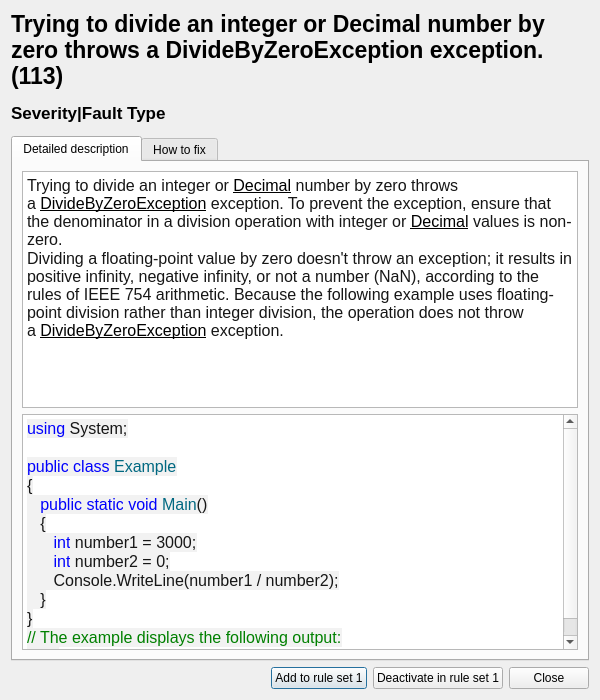
<?xml version="1.0" encoding="UTF-8"?>
<ui version="4.0">
 <class>RuleDescriptDialog</class>
 <widget class="QDialog" name="RuleDescriptDialog">
  <property name="geometry">
   <rect>
    <x>0</x>
    <y>0</y>
    <width>600</width>
    <height>700</height>
   </rect>
  </property>
  <property name="sizePolicy">
   <sizepolicy hsizetype="MinimumExpanding" vsizetype="MinimumExpanding">
    <horstretch>0</horstretch>
    <verstretch>0</verstretch>
   </sizepolicy>
  </property>
  <property name="minimumSize">
   <size>
    <width>600</width>
    <height>700</height>
   </size>
  </property>
  <property name="windowTitle">
   <string>Property Rule Description</string>
  </property>
  <layout class="QVBoxLayout" name="verticalLayout_4">
   <item>
    <layout class="QVBoxLayout" name="verticalLayout_3" stretch="0,1,15">
     <item>
      <widget class="QLabel" name="labelHeader">
       <property name="font">
        <font>
         <family>Arial</family>
         <pointsize>17</pointsize>
         <weight>75</weight>
         <bold>true</bold>
        </font>
       </property>
       <property name="text">
        <string>Trying to divide an integer or Decimal number by zero throws a DivideByZeroException exception. (113)</string>
       </property>
       <property name="wordWrap">
        <bool>true</bool>
       </property>
      </widget>
     </item>
     <item>
      <widget class="QLabel" name="labelRating">
       <property name="font">
        <font>
         <pointsize>13</pointsize>
         <weight>75</weight>
         <bold>true</bold>
        </font>
       </property>
       <property name="text">
        <string>Severity|Fault Type</string>
       </property>
       <property name="textFormat">
        <enum>Qt::AutoText</enum>
       </property>
       <property name="scaledContents">
        <bool>false</bool>
       </property>
      </widget>
     </item>
     <item>
      <widget class="QTabWidget" name="tabWidget">
       <property name="currentIndex">
        <number>0</number>
       </property>
       <widget class="QWidget" name="tabDescription">
        <attribute name="title">
         <string>Detailed description</string>
        </attribute>
        <layout class="QGridLayout" name="gridLayout_2">
         <item row="0" column="0">
          <layout class="QVBoxLayout" name="verticalLayout_2">
           <item>
            <widget class="QTextBrowser" name="textBrowser_2">
             <property name="contextMenuPolicy">
              <enum>Qt::DefaultContextMenu</enum>
             </property>
             <property name="autoFillBackground">
              <bool>false</bool>
             </property>
             <property name="verticalScrollBarPolicy">
              <enum>Qt::ScrollBarAlwaysOff</enum>
             </property>
             <property name="horizontalScrollBarPolicy">
              <enum>Qt::ScrollBarAsNeeded</enum>
             </property>
             <property name="sizeAdjustPolicy">
              <enum>QAbstractScrollArea::AdjustToContentsOnFirstShow</enum>
             </property>
             <property name="html">
              <string>&lt;!DOCTYPE HTML PUBLIC &quot;-//W3C//DTD HTML 4.0//EN&quot; &quot;http://www.w3.org/TR/REC-html40/strict.dtd&quot;&gt;
&lt;html&gt;&lt;head&gt;&lt;meta name=&quot;qrichtext&quot; content=&quot;1&quot; /&gt;&lt;style type=&quot;text/css&quot;&gt;
p, li { white-space: pre-wrap; }
&lt;/style&gt;&lt;/head&gt;&lt;body style=&quot; font-family:'SimSun'; font-size:9pt; font-weight:400; font-style:normal;&quot;&gt;
&lt;p style=&quot; margin-top:0px; margin-bottom:0px; margin-left:0px; margin-right:0px; -qt-block-indent:0; text-indent:0px;&quot;&gt;&lt;span style=&quot; font-family:'Segoe UI,SegoeUI,Helvetica Neue,Helvetica,Arial,sans-serif'; font-size:12pt; color:#161616; background-color:#ffffff;&quot;&gt;Trying to divide an integer or&lt;/span&gt;&lt;span style=&quot; font-family:'Segoe UI,SegoeUI,Helvetica Neue,Helvetica,Arial,sans-serif'; font-size:12pt; color:#161616;&quot;&gt; &lt;/span&gt;&lt;a href=&quot;https://learn.microsoft.com/en-us/dotnet/api/system.decimal?view=net-8.0&quot;&gt;&lt;span style=&quot; font-family:'Segoe UI,SegoeUI,Helvetica Neue,Helvetica,Arial,sans-serif'; font-size:12pt; text-decoration: underline; color:#000000; background-color:transparent;&quot;&gt;Decimal&lt;/span&gt;&lt;/a&gt;&lt;span style=&quot; font-family:'Segoe UI,SegoeUI,Helvetica Neue,Helvetica,Arial,sans-serif'; font-size:12pt; color:#161616;&quot;&gt; number by zero throws a &lt;/span&gt;&lt;a href=&quot;https://learn.microsoft.com/en-us/dotnet/api/system.dividebyzeroexception?view=net-8.0&quot;&gt;&lt;span style=&quot; font-family:'Segoe UI,SegoeUI,Helvetica Neue,Helvetica,Arial,sans-serif'; font-size:12pt; text-decoration: underline; color:#000000; background-color:transparent;&quot;&gt;DivideByZeroException&lt;/span&gt;&lt;/a&gt;&lt;span style=&quot; font-family:'Segoe UI,SegoeUI,Helvetica Neue,Helvetica,Arial,sans-serif'; font-size:12pt; color:#161616;&quot;&gt; exception. To prevent the exception, ensure that the denominator in a division operation with integer or &lt;/span&gt;&lt;a href=&quot;https://learn.microsoft.com/en-us/dotnet/api/system.decimal?view=net-8.0&quot;&gt;&lt;span style=&quot; font-family:'Segoe UI,SegoeUI,Helvetica Neue,Helvetica,Arial,sans-serif'; font-size:12pt; text-decoration: underline; color:#000000; background-color:transparent;&quot;&gt;Decimal&lt;/span&gt;&lt;/a&gt;&lt;span style=&quot; font-family:'Segoe UI,SegoeUI,Helvetica Neue,Helvetica,Arial,sans-serif'; font-size:12pt; color:#161616;&quot;&gt; values is non-zero.&lt;/span&gt;&lt;/p&gt;
&lt;p style=&quot; margin-top:0px; margin-bottom:0px; margin-left:0px; margin-right:0px; -qt-block-indent:0; text-indent:0px; background-color:#ffffff;&quot;&gt;&lt;span style=&quot; font-family:'Segoe UI,SegoeUI,Helvetica Neue,Helvetica,Arial,sans-serif'; font-size:12pt; color:#161616; background-color:#ffffff;&quot;&gt;Dividing a floating-point value by zero doesn't throw an exception; it results in positive infinity, negative infinity, or not a number (NaN), according to the rules of IEEE 754 arithmetic. Because the following example uses floating-point division rather than integer division, the operation does not throw a&lt;/span&gt;&lt;span style=&quot; font-family:'Segoe UI,SegoeUI,Helvetica Neue,Helvetica,Arial,sans-serif'; font-size:12pt; color:#161616;&quot;&gt; &lt;/span&gt;&lt;a href=&quot;https://learn.microsoft.com/en-us/dotnet/api/system.dividebyzeroexception?view=net-8.0&quot;&gt;&lt;span style=&quot; font-family:'Segoe UI,SegoeUI,Helvetica Neue,Helvetica,Arial,sans-serif'; font-size:12pt; text-decoration: underline; color:#000000; background-color:transparent;&quot;&gt;DivideByZeroException&lt;/span&gt;&lt;/a&gt;&lt;span style=&quot; font-family:'Segoe UI,SegoeUI,Helvetica Neue,Helvetica,Arial,sans-serif'; font-size:12pt; color:#161616;&quot;&gt; exception.&lt;/span&gt;&lt;/p&gt;&lt;/body&gt;&lt;/html&gt;</string>
             </property>
            </widget>
           </item>
           <item>
            <widget class="QTextEdit" name="textEdit_2">
             <property name="html">
              <string>&lt;!DOCTYPE HTML PUBLIC &quot;-//W3C//DTD HTML 4.0//EN&quot; &quot;http://www.w3.org/TR/REC-html40/strict.dtd&quot;&gt;
&lt;html&gt;&lt;head&gt;&lt;meta name=&quot;qrichtext&quot; content=&quot;1&quot; /&gt;&lt;style type=&quot;text/css&quot;&gt;
p, li { white-space: pre-wrap; }
&lt;/style&gt;&lt;/head&gt;&lt;body style=&quot; font-family:'SimSun'; font-size:9pt; font-weight:400; font-style:normal;&quot;&gt;
&lt;p style=&quot; margin-top:0px; margin-bottom:0px; margin-left:0px; margin-right:0px; -qt-block-indent:0; text-indent:0px;&quot;&gt;&lt;span style=&quot; font-family:'SFMono-Regular,Consolas,Liberation Mono,Menlo,Courier,monospace'; font-size:12pt; color:#0101fd; background-color:#f2f2f2;&quot;&gt;using&lt;/span&gt;&lt;span style=&quot; font-family:'SFMono-Regular,Consolas,Liberation Mono,Menlo,Courier,monospace'; font-size:12pt; color:#161616; background-color:#f2f2f2;&quot;&gt; System;&lt;/span&gt;&lt;/p&gt;
&lt;p style=&quot;-qt-paragraph-type:empty; margin-top:0px; margin-bottom:0px; margin-left:0px; margin-right:0px; -qt-block-indent:0; text-indent:0px; font-family:'SFMono-Regular,Consolas,Liberation Mono,Menlo,Courier,monospace'; font-size:12pt; color:#161616;&quot;&gt;&lt;br /&gt;&lt;/p&gt;
&lt;p style=&quot; margin-top:0px; margin-bottom:0px; margin-left:0px; margin-right:0px; -qt-block-indent:0; text-indent:0px;&quot;&gt;&lt;span style=&quot; font-family:'SFMono-Regular,Consolas,Liberation Mono,Menlo,Courier,monospace'; font-size:12pt; color:#0101fd; background-color:#f2f2f2;&quot;&gt;public&lt;/span&gt;&lt;span style=&quot; font-family:'SFMono-Regular,Consolas,Liberation Mono,Menlo,Courier,monospace'; font-size:12pt; color:#161616; background-color:#f2f2f2;&quot;&gt; &lt;/span&gt;&lt;span style=&quot; font-family:'SFMono-Regular,Consolas,Liberation Mono,Menlo,Courier,monospace'; font-size:12pt; color:#0101fd; background-color:#f2f2f2;&quot;&gt;class&lt;/span&gt;&lt;span style=&quot; font-family:'SFMono-Regular,Consolas,Liberation Mono,Menlo,Courier,monospace'; font-size:12pt; color:#161616; background-color:#f2f2f2;&quot;&gt; &lt;/span&gt;&lt;span style=&quot; font-family:'SFMono-Regular,Consolas,Liberation Mono,Menlo,Courier,monospace'; font-size:12pt; color:#006881; background-color:#f2f2f2;&quot;&gt;Example&lt;/span&gt;&lt;/p&gt;
&lt;p style=&quot; margin-top:0px; margin-bottom:0px; margin-left:0px; margin-right:0px; -qt-block-indent:0; text-indent:0px;&quot;&gt;&lt;span style=&quot; font-family:'SFMono-Regular,Consolas,Liberation Mono,Menlo,Courier,monospace'; font-size:12pt; color:#161616; background-color:#f2f2f2;&quot;&gt;{&lt;/span&gt;&lt;/p&gt;
&lt;p style=&quot; margin-top:0px; margin-bottom:0px; margin-left:0px; margin-right:0px; -qt-block-indent:0; text-indent:0px;&quot;&gt;&lt;span style=&quot; font-family:'SFMono-Regular,Consolas,Liberation Mono,Menlo,Courier,monospace'; font-size:12pt; color:#161616; background-color:#f2f2f2;&quot;&gt;   &lt;/span&gt;&lt;span style=&quot; font-family:'SFMono-Regular,Consolas,Liberation Mono,Menlo,Courier,monospace'; font-size:12pt; color:#0101fd; background-color:#f2f2f2;&quot;&gt;public&lt;/span&gt;&lt;span style=&quot; font-family:'SFMono-Regular,Consolas,Liberation Mono,Menlo,Courier,monospace'; font-size:12pt; color:#161616; background-color:#f2f2f2;&quot;&gt; &lt;/span&gt;&lt;span style=&quot; font-family:'SFMono-Regular,Consolas,Liberation Mono,Menlo,Courier,monospace'; font-size:12pt; color:#0101fd; background-color:#f2f2f2;&quot;&gt;static&lt;/span&gt;&lt;span style=&quot; font-family:'SFMono-Regular,Consolas,Liberation Mono,Menlo,Courier,monospace'; font-size:12pt; color:#161616; background-color:#f2f2f2;&quot;&gt; &lt;/span&gt;&lt;span style=&quot; font-family:'SFMono-Regular,Consolas,Liberation Mono,Menlo,Courier,monospace'; font-size:12pt; color:#0101fd; background-color:#f2f2f2;&quot;&gt;void&lt;/span&gt;&lt;span style=&quot; font-family:'SFMono-Regular,Consolas,Liberation Mono,Menlo,Courier,monospace'; font-size:12pt; color:#161616; background-color:#f2f2f2;&quot;&gt; &lt;/span&gt;&lt;span style=&quot; font-family:'SFMono-Regular,Consolas,Liberation Mono,Menlo,Courier,monospace'; font-size:12pt; color:#006881; background-color:#f2f2f2;&quot;&gt;Main&lt;/span&gt;&lt;span style=&quot; font-family:'SFMono-Regular,Consolas,Liberation Mono,Menlo,Courier,monospace'; font-size:12pt; color:#161616; background-color:#f2f2f2;&quot;&gt;()&lt;/span&gt;&lt;/p&gt;
&lt;p style=&quot; margin-top:0px; margin-bottom:0px; margin-left:0px; margin-right:0px; -qt-block-indent:0; text-indent:0px;&quot;&gt;&lt;span style=&quot; font-family:'SFMono-Regular,Consolas,Liberation Mono,Menlo,Courier,monospace'; font-size:12pt; color:#161616; background-color:#f2f2f2;&quot;&gt;   {&lt;/span&gt;&lt;/p&gt;
&lt;p style=&quot; margin-top:0px; margin-bottom:0px; margin-left:0px; margin-right:0px; -qt-block-indent:0; text-indent:0px;&quot;&gt;&lt;span style=&quot; font-family:'SFMono-Regular,Consolas,Liberation Mono,Menlo,Courier,monospace'; font-size:12pt; color:#161616; background-color:#f2f2f2;&quot;&gt;      &lt;/span&gt;&lt;span style=&quot; font-family:'SFMono-Regular,Consolas,Liberation Mono,Menlo,Courier,monospace'; font-size:12pt; color:#0101fd; background-color:#f2f2f2;&quot;&gt;int&lt;/span&gt;&lt;span style=&quot; font-family:'SFMono-Regular,Consolas,Liberation Mono,Menlo,Courier,monospace'; font-size:12pt; color:#161616; background-color:#f2f2f2;&quot;&gt; number1 = 3000;&lt;/span&gt;&lt;/p&gt;
&lt;p style=&quot; margin-top:0px; margin-bottom:0px; margin-left:0px; margin-right:0px; -qt-block-indent:0; text-indent:0px;&quot;&gt;&lt;span style=&quot; font-family:'SFMono-Regular,Consolas,Liberation Mono,Menlo,Courier,monospace'; font-size:12pt; color:#161616; background-color:#f2f2f2;&quot;&gt;      &lt;/span&gt;&lt;span style=&quot; font-family:'SFMono-Regular,Consolas,Liberation Mono,Menlo,Courier,monospace'; font-size:12pt; color:#0101fd; background-color:#f2f2f2;&quot;&gt;int&lt;/span&gt;&lt;span style=&quot; font-family:'SFMono-Regular,Consolas,Liberation Mono,Menlo,Courier,monospace'; font-size:12pt; color:#161616; background-color:#f2f2f2;&quot;&gt; number2 = 0;&lt;/span&gt;&lt;/p&gt;
&lt;p style=&quot; margin-top:0px; margin-bottom:0px; margin-left:0px; margin-right:0px; -qt-block-indent:0; text-indent:0px;&quot;&gt;&lt;span style=&quot; font-family:'SFMono-Regular,Consolas,Liberation Mono,Menlo,Courier,monospace'; font-size:12pt; color:#161616; background-color:#f2f2f2;&quot;&gt;      Console.WriteLine(number1 / number2);&lt;/span&gt;&lt;/p&gt;
&lt;p style=&quot; margin-top:0px; margin-bottom:0px; margin-left:0px; margin-right:0px; -qt-block-indent:0; text-indent:0px;&quot;&gt;&lt;span style=&quot; font-family:'SFMono-Regular,Consolas,Liberation Mono,Menlo,Courier,monospace'; font-size:12pt; color:#161616; background-color:#f2f2f2;&quot;&gt;   }&lt;/span&gt;&lt;/p&gt;
&lt;p style=&quot; margin-top:0px; margin-bottom:0px; margin-left:0px; margin-right:0px; -qt-block-indent:0; text-indent:0px;&quot;&gt;&lt;span style=&quot; font-family:'SFMono-Regular,Consolas,Liberation Mono,Menlo,Courier,monospace'; font-size:12pt; color:#161616; background-color:#f2f2f2;&quot;&gt;}&lt;/span&gt;&lt;/p&gt;
&lt;p style=&quot; margin-top:0px; margin-bottom:0px; margin-left:0px; margin-right:0px; -qt-block-indent:0; text-indent:0px;&quot;&gt;&lt;span style=&quot; font-family:'SFMono-Regular,Consolas,Liberation Mono,Menlo,Courier,monospace'; font-size:12pt; color:#008000; background-color:#f2f2f2;&quot;&gt;// The example displays the following output:&lt;/span&gt;&lt;/p&gt;
&lt;p style=&quot; margin-top:0px; margin-bottom:0px; margin-left:0px; margin-right:0px; -qt-block-indent:0; text-indent:0px;&quot;&gt;&lt;span style=&quot; font-family:'SFMono-Regular,Consolas,Liberation Mono,Menlo,Courier,monospace'; font-size:12pt; color:#008000; background-color:#f2f2f2;&quot;&gt;//     &lt;/span&gt;&lt;/p&gt;&lt;/body&gt;&lt;/html&gt;</string>
             </property>
            </widget>
           </item>
          </layout>
         </item>
        </layout>
       </widget>
       <widget class="QWidget" name="tabFix">
        <attribute name="title">
         <string>How to fix</string>
        </attribute>
        <layout class="QGridLayout" name="gridLayout">
         <item row="0" column="0">
          <layout class="QVBoxLayout" name="verticalLayout">
           <item>
            <widget class="QTextBrowser" name="textBrowser_3">
             <property name="verticalScrollBarPolicy">
              <enum>Qt::ScrollBarAlwaysOff</enum>
             </property>
             <property name="horizontalScrollBarPolicy">
              <enum>Qt::ScrollBarAlwaysOff</enum>
             </property>
             <property name="sizeAdjustPolicy">
              <enum>QAbstractScrollArea::AdjustToContents</enum>
             </property>
             <property name="html">
              <string>&lt;!DOCTYPE HTML PUBLIC &quot;-//W3C//DTD HTML 4.0//EN&quot; &quot;http://www.w3.org/TR/REC-html40/strict.dtd&quot;&gt;
&lt;html&gt;&lt;head&gt;&lt;meta name=&quot;qrichtext&quot; content=&quot;1&quot; /&gt;&lt;style type=&quot;text/css&quot;&gt;
p, li { white-space: pre-wrap; }
&lt;/style&gt;&lt;/head&gt;&lt;body style=&quot; font-family:'SimSun'; font-size:9pt; font-weight:400; font-style:normal;&quot;&gt;
&lt;p style=&quot; margin-top:0px; margin-bottom:0px; margin-left:0px; margin-right:0px; -qt-block-indent:0; text-indent:0px; background-color:#ffffff;&quot;&gt;&lt;span style=&quot; font-family:'Segoe UI,SegoeUI,Helvetica Neue,Helvetica,Arial,sans-serif'; font-size:12pt; color:#161616; background-color:#ffffff;&quot;&gt;Trying to divide an integer or&lt;/span&gt;&lt;span style=&quot; font-family:'Segoe UI,SegoeUI,Helvetica Neue,Helvetica,Arial,sans-serif'; font-size:12pt; color:#161616;&quot;&gt; &lt;/span&gt;&lt;a href=&quot;https://learn.microsoft.com/en-us/dotnet/api/system.decimal?view=net-8.0&quot;&gt;&lt;span style=&quot; font-family:'Segoe UI,SegoeUI,Helvetica Neue,Helvetica,Arial,sans-serif'; font-size:12pt; text-decoration: underline; color:#000000; background-color:transparent;&quot;&gt;Decimal&lt;/span&gt;&lt;/a&gt;&lt;span style=&quot; font-family:'Segoe UI,SegoeUI,Helvetica Neue,Helvetica,Arial,sans-serif'; font-size:12pt; color:#161616;&quot;&gt; number by zero throws a &lt;/span&gt;&lt;a href=&quot;https://learn.microsoft.com/en-us/dotnet/api/system.dividebyzeroexception?view=net-8.0&quot;&gt;&lt;span style=&quot; font-family:'Segoe UI,SegoeUI,Helvetica Neue,Helvetica,Arial,sans-serif'; font-size:12pt; text-decoration: underline; color:#000000; background-color:transparent;&quot;&gt;DivideByZeroException&lt;/span&gt;&lt;/a&gt;&lt;span style=&quot; font-family:'Segoe UI,SegoeUI,Helvetica Neue,Helvetica,Arial,sans-serif'; font-size:12pt; color:#161616;&quot;&gt; exception. To prevent the exception, ensure that the denominator in a division operation with integer or &lt;/span&gt;&lt;a href=&quot;https://learn.microsoft.com/en-us/dotnet/api/system.decimal?view=net-8.0&quot;&gt;&lt;span style=&quot; font-family:'Segoe UI,SegoeUI,Helvetica Neue,Helvetica,Arial,sans-serif'; font-size:12pt; text-decoration: underline; color:#000000; background-color:transparent;&quot;&gt;Decimal&lt;/span&gt;&lt;/a&gt;&lt;span style=&quot; font-family:'Segoe UI,SegoeUI,Helvetica Neue,Helvetica,Arial,sans-serif'; font-size:12pt; color:#161616;&quot;&gt; values is non-zero.&lt;/span&gt;&lt;/p&gt;
&lt;p style=&quot; margin-top:0px; margin-bottom:0px; margin-left:0px; margin-right:0px; -qt-block-indent:0; text-indent:0px; background-color:#ffffff;&quot;&gt;&lt;span style=&quot; font-family:'Segoe UI,SegoeUI,Helvetica Neue,Helvetica,Arial,sans-serif'; font-size:12pt; color:#161616; background-color:#ffffff;&quot;&gt;Dividing a floating-point value by zero doesn't throw an exception; it results in positive infinity, negative infinity, or not a number (NaN), according to the rules of IEEE 754 arithmetic. Because the following example uses floating-point division rather than integer division, the operation does not throw a&lt;/span&gt;&lt;span style=&quot; font-family:'Segoe UI,SegoeUI,Helvetica Neue,Helvetica,Arial,sans-serif'; font-size:12pt; color:#161616;&quot;&gt; &lt;/span&gt;&lt;a href=&quot;https://learn.microsoft.com/en-us/dotnet/api/system.dividebyzeroexception?view=net-8.0&quot;&gt;&lt;span style=&quot; font-family:'Segoe UI,SegoeUI,Helvetica Neue,Helvetica,Arial,sans-serif'; font-size:12pt; text-decoration: underline; color:#000000; background-color:transparent;&quot;&gt;DivideByZeroException&lt;/span&gt;&lt;/a&gt;&lt;span style=&quot; font-family:'Segoe UI,SegoeUI,Helvetica Neue,Helvetica,Arial,sans-serif'; font-size:12pt; color:#161616;&quot;&gt; exception.&lt;/span&gt;&lt;/p&gt;&lt;/body&gt;&lt;/html&gt;</string>
             </property>
            </widget>
           </item>
           <item>
            <widget class="QTextEdit" name="textEdit">
             <property name="readOnly">
              <bool>true</bool>
             </property>
             <property name="html">
              <string>&lt;!DOCTYPE HTML PUBLIC &quot;-//W3C//DTD HTML 4.0//EN&quot; &quot;http://www.w3.org/TR/REC-html40/strict.dtd&quot;&gt;
&lt;html&gt;&lt;head&gt;&lt;meta name=&quot;qrichtext&quot; content=&quot;1&quot; /&gt;&lt;style type=&quot;text/css&quot;&gt;
p, li { white-space: pre-wrap; }
&lt;/style&gt;&lt;/head&gt;&lt;body style=&quot; font-family:'SimSun'; font-size:9pt; font-weight:400; font-style:normal;&quot;&gt;
&lt;p style=&quot; margin-top:0px; margin-bottom:0px; margin-left:0px; margin-right:0px; -qt-block-indent:0; text-indent:0px;&quot;&gt;&lt;span style=&quot; font-family:'SFMono-Regular,Consolas,Liberation Mono,Menlo,Courier,monospace'; font-size:12pt; color:#0101fd; background-color:#f2f2f2;&quot;&gt;using&lt;/span&gt;&lt;span style=&quot; font-family:'SFMono-Regular,Consolas,Liberation Mono,Menlo,Courier,monospace'; font-size:12pt; color:#161616; background-color:#f2f2f2;&quot;&gt; System;&lt;/span&gt;&lt;/p&gt;
&lt;p style=&quot;-qt-paragraph-type:empty; margin-top:0px; margin-bottom:0px; margin-left:0px; margin-right:0px; -qt-block-indent:0; text-indent:0px; font-family:'SFMono-Regular,Consolas,Liberation Mono,Menlo,Courier,monospace'; font-size:12pt; color:#161616;&quot;&gt;&lt;br /&gt;&lt;/p&gt;
&lt;p style=&quot; margin-top:0px; margin-bottom:0px; margin-left:0px; margin-right:0px; -qt-block-indent:0; text-indent:0px;&quot;&gt;&lt;span style=&quot; font-family:'SFMono-Regular,Consolas,Liberation Mono,Menlo,Courier,monospace'; font-size:12pt; color:#0101fd; background-color:#f2f2f2;&quot;&gt;public&lt;/span&gt;&lt;span style=&quot; font-family:'SFMono-Regular,Consolas,Liberation Mono,Menlo,Courier,monospace'; font-size:12pt; color:#161616; background-color:#f2f2f2;&quot;&gt; &lt;/span&gt;&lt;span style=&quot; font-family:'SFMono-Regular,Consolas,Liberation Mono,Menlo,Courier,monospace'; font-size:12pt; color:#0101fd; background-color:#f2f2f2;&quot;&gt;class&lt;/span&gt;&lt;span style=&quot; font-family:'SFMono-Regular,Consolas,Liberation Mono,Menlo,Courier,monospace'; font-size:12pt; color:#161616; background-color:#f2f2f2;&quot;&gt; &lt;/span&gt;&lt;span style=&quot; font-family:'SFMono-Regular,Consolas,Liberation Mono,Menlo,Courier,monospace'; font-size:12pt; color:#006881; background-color:#f2f2f2;&quot;&gt;Example&lt;/span&gt;&lt;/p&gt;
&lt;p style=&quot; margin-top:0px; margin-bottom:0px; margin-left:0px; margin-right:0px; -qt-block-indent:0; text-indent:0px;&quot;&gt;&lt;span style=&quot; font-family:'SFMono-Regular,Consolas,Liberation Mono,Menlo,Courier,monospace'; font-size:12pt; color:#161616; background-color:#f2f2f2;&quot;&gt;{&lt;/span&gt;&lt;/p&gt;
&lt;p style=&quot; margin-top:0px; margin-bottom:0px; margin-left:0px; margin-right:0px; -qt-block-indent:0; text-indent:0px;&quot;&gt;&lt;span style=&quot; font-family:'SFMono-Regular,Consolas,Liberation Mono,Menlo,Courier,monospace'; font-size:12pt; color:#161616; background-color:#f2f2f2;&quot;&gt;   &lt;/span&gt;&lt;span style=&quot; font-family:'SFMono-Regular,Consolas,Liberation Mono,Menlo,Courier,monospace'; font-size:12pt; color:#0101fd; background-color:#f2f2f2;&quot;&gt;public&lt;/span&gt;&lt;span style=&quot; font-family:'SFMono-Regular,Consolas,Liberation Mono,Menlo,Courier,monospace'; font-size:12pt; color:#161616; background-color:#f2f2f2;&quot;&gt; &lt;/span&gt;&lt;span style=&quot; font-family:'SFMono-Regular,Consolas,Liberation Mono,Menlo,Courier,monospace'; font-size:12pt; color:#0101fd; background-color:#f2f2f2;&quot;&gt;static&lt;/span&gt;&lt;span style=&quot; font-family:'SFMono-Regular,Consolas,Liberation Mono,Menlo,Courier,monospace'; font-size:12pt; color:#161616; background-color:#f2f2f2;&quot;&gt; &lt;/span&gt;&lt;span style=&quot; font-family:'SFMono-Regular,Consolas,Liberation Mono,Menlo,Courier,monospace'; font-size:12pt; color:#0101fd; background-color:#f2f2f2;&quot;&gt;void&lt;/span&gt;&lt;span style=&quot; font-family:'SFMono-Regular,Consolas,Liberation Mono,Menlo,Courier,monospace'; font-size:12pt; color:#161616; background-color:#f2f2f2;&quot;&gt; &lt;/span&gt;&lt;span style=&quot; font-family:'SFMono-Regular,Consolas,Liberation Mono,Menlo,Courier,monospace'; font-size:12pt; color:#006881; background-color:#f2f2f2;&quot;&gt;Main&lt;/span&gt;&lt;span style=&quot; font-family:'SFMono-Regular,Consolas,Liberation Mono,Menlo,Courier,monospace'; font-size:12pt; color:#161616; background-color:#f2f2f2;&quot;&gt;()&lt;/span&gt;&lt;/p&gt;
&lt;p style=&quot; margin-top:0px; margin-bottom:0px; margin-left:0px; margin-right:0px; -qt-block-indent:0; text-indent:0px;&quot;&gt;&lt;span style=&quot; font-family:'SFMono-Regular,Consolas,Liberation Mono,Menlo,Courier,monospace'; font-size:12pt; color:#161616; background-color:#f2f2f2;&quot;&gt;   {&lt;/span&gt;&lt;/p&gt;
&lt;p style=&quot; margin-top:0px; margin-bottom:0px; margin-left:0px; margin-right:0px; -qt-block-indent:0; text-indent:0px;&quot;&gt;&lt;span style=&quot; font-family:'SFMono-Regular,Consolas,Liberation Mono,Menlo,Courier,monospace'; font-size:12pt; color:#161616; background-color:#f2f2f2;&quot;&gt;      &lt;/span&gt;&lt;span style=&quot; font-family:'SFMono-Regular,Consolas,Liberation Mono,Menlo,Courier,monospace'; font-size:12pt; color:#0101fd; background-color:#f2f2f2;&quot;&gt;int&lt;/span&gt;&lt;span style=&quot; font-family:'SFMono-Regular,Consolas,Liberation Mono,Menlo,Courier,monospace'; font-size:12pt; color:#161616; background-color:#f2f2f2;&quot;&gt; number1 = 3000;&lt;/span&gt;&lt;/p&gt;
&lt;p style=&quot; margin-top:0px; margin-bottom:0px; margin-left:0px; margin-right:0px; -qt-block-indent:0; text-indent:0px;&quot;&gt;&lt;span style=&quot; font-family:'SFMono-Regular,Consolas,Liberation Mono,Menlo,Courier,monospace'; font-size:12pt; color:#161616; background-color:#f2f2f2;&quot;&gt;      &lt;/span&gt;&lt;span style=&quot; font-family:'SFMono-Regular,Consolas,Liberation Mono,Menlo,Courier,monospace'; font-size:12pt; color:#0101fd; background-color:#f2f2f2;&quot;&gt;int&lt;/span&gt;&lt;span style=&quot; font-family:'SFMono-Regular,Consolas,Liberation Mono,Menlo,Courier,monospace'; font-size:12pt; color:#161616; background-color:#f2f2f2;&quot;&gt; number2 = 0;&lt;/span&gt;&lt;/p&gt;
&lt;p style=&quot; margin-top:0px; margin-bottom:0px; margin-left:0px; margin-right:0px; -qt-block-indent:0; text-indent:0px;&quot;&gt;&lt;span style=&quot; font-family:'SFMono-Regular,Consolas,Liberation Mono,Menlo,Courier,monospace'; font-size:12pt; color:#161616; background-color:#f2f2f2;&quot;&gt;      &lt;/span&gt;&lt;span style=&quot; font-family:'SFMono-Regular,Consolas,Liberation Mono,Menlo,Courier,monospace'; font-size:12pt; color:#0101fd; background-color:#f2f2f2;&quot;&gt;try&lt;/span&gt;&lt;span style=&quot; font-family:'SFMono-Regular,Consolas,Liberation Mono,Menlo,Courier,monospace'; font-size:12pt; color:#161616; background-color:#f2f2f2;&quot;&gt; {&lt;/span&gt;&lt;/p&gt;
&lt;p style=&quot; margin-top:0px; margin-bottom:0px; margin-left:0px; margin-right:0px; -qt-block-indent:0; text-indent:0px;&quot;&gt;&lt;span style=&quot; font-family:'SFMono-Regular,Consolas,Liberation Mono,Menlo,Courier,monospace'; font-size:12pt; color:#161616; background-color:#f2f2f2;&quot;&gt;         Console.WriteLine(number1 / number2);&lt;/span&gt;&lt;/p&gt;
&lt;p style=&quot; margin-top:0px; margin-bottom:0px; margin-left:0px; margin-right:0px; -qt-block-indent:0; text-indent:0px;&quot;&gt;&lt;span style=&quot; font-family:'SFMono-Regular,Consolas,Liberation Mono,Menlo,Courier,monospace'; font-size:12pt; color:#161616; background-color:#f2f2f2;&quot;&gt;      }&lt;/span&gt;&lt;/p&gt;
&lt;p style=&quot; margin-top:0px; margin-bottom:0px; margin-left:0px; margin-right:0px; -qt-block-indent:0; text-indent:0px;&quot;&gt;&lt;span style=&quot; font-family:'SFMono-Regular,Consolas,Liberation Mono,Menlo,Courier,monospace'; font-size:12pt; color:#161616; background-color:#f2f2f2;&quot;&gt;      catch (DivideByZeroException) {&lt;/span&gt;&lt;/p&gt;
&lt;p style=&quot; margin-top:0px; margin-bottom:0px; margin-left:0px; margin-right:0px; -qt-block-indent:0; text-indent:0px;&quot;&gt;&lt;span style=&quot; font-family:'SFMono-Regular,Consolas,Liberation Mono,Menlo,Courier,monospace'; font-size:12pt; color:#161616; background-color:#f2f2f2;&quot;&gt;         Console.WriteLine(&lt;/span&gt;&lt;span style=&quot; font-family:'SFMono-Regular,Consolas,Liberation Mono,Menlo,Courier,monospace'; font-size:12pt; color:#a31515; background-color:#f2f2f2;&quot;&gt;&amp;quot;Division of {0} by zero.&amp;quot;&lt;/span&gt;&lt;span style=&quot; font-family:'SFMono-Regular,Consolas,Liberation Mono,Menlo,Courier,monospace'; font-size:12pt; color:#161616; background-color:#f2f2f2;&quot;&gt;, number1);&lt;/span&gt;&lt;/p&gt;
&lt;p style=&quot; margin-top:0px; margin-bottom:0px; margin-left:0px; margin-right:0px; -qt-block-indent:0; text-indent:0px;&quot;&gt;&lt;span style=&quot; font-family:'SFMono-Regular,Consolas,Liberation Mono,Menlo,Courier,monospace'; font-size:12pt; color:#161616; background-color:#f2f2f2;&quot;&gt;      }&lt;/span&gt;&lt;/p&gt;
&lt;p style=&quot; margin-top:0px; margin-bottom:0px; margin-left:0px; margin-right:0px; -qt-block-indent:0; text-indent:0px;&quot;&gt;&lt;span style=&quot; font-family:'SFMono-Regular,Consolas,Liberation Mono,Menlo,Courier,monospace'; font-size:12pt; color:#161616; background-color:#f2f2f2;&quot;&gt;   }&lt;/span&gt;&lt;/p&gt;
&lt;p style=&quot; margin-top:0px; margin-bottom:0px; margin-left:0px; margin-right:0px; -qt-block-indent:0; text-indent:0px;&quot;&gt;&lt;span style=&quot; font-family:'SFMono-Regular,Consolas,Liberation Mono,Menlo,Courier,monospace'; font-size:12pt; color:#161616; background-color:#f2f2f2;&quot;&gt;}&lt;/span&gt;&lt;/p&gt;
&lt;p style=&quot; margin-top:0px; margin-bottom:0px; margin-left:0px; margin-right:0px; -qt-block-indent:0; text-indent:0px;&quot;&gt;&lt;span style=&quot; font-family:'SFMono-Regular,Consolas,Liberation Mono,Menlo,Courier,monospace'; font-size:12pt; color:#008000; background-color:#f2f2f2;&quot;&gt;// The example displays the following output:&lt;/span&gt;&lt;/p&gt;
&lt;p style=&quot; margin-top:0px; margin-bottom:0px; margin-left:0px; margin-right:0px; -qt-block-indent:0; text-indent:0px;&quot;&gt;&lt;span style=&quot; font-family:'SFMono-Regular,Consolas,Liberation Mono,Menlo,Courier,monospace'; font-size:12pt; color:#008000; background-color:#f2f2f2;&quot;&gt;//     &lt;/span&gt;&lt;/p&gt;&lt;/body&gt;&lt;/html&gt;</string>
             </property>
            </widget>
           </item>
          </layout>
         </item>
        </layout>
       </widget>
      </widget>
     </item>
    </layout>
   </item>
   <item>
    <layout class="QHBoxLayout" name="horizontalLayout">
     <item>
      <spacer name="horizontalSpacer">
       <property name="orientation">
        <enum>Qt::Horizontal</enum>
       </property>
       <property name="sizeHint" stdset="0">
        <size>
         <width>40</width>
         <height>20</height>
        </size>
       </property>
      </spacer>
     </item>
     <item>
      <widget class="QPushButton" name="pushButton_2">
       <property name="text">
        <string>Add to rule set 1</string>
       </property>
      </widget>
     </item>
     <item>
      <widget class="QPushButton" name="pushButton_3">
       <property name="text">
        <string>Deactivate in rule set 1</string>
       </property>
      </widget>
     </item>
     <item>
      <widget class="QPushButton" name="pushButton">
       <property name="text">
        <string>Close</string>
       </property>
      </widget>
     </item>
    </layout>
   </item>
  </layout>
 </widget>
 <resources/>
 <connections/>
</ui>
